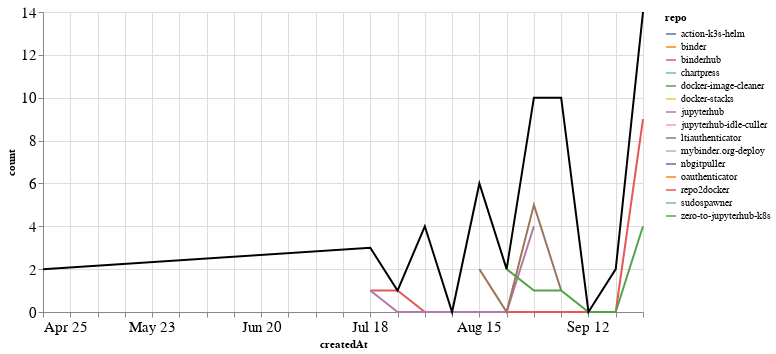

Notebook code for this chart:
### Markdown cell above
### PRs

### Code cell
prs_time = prs.groupby('repo').resample('W', on='createdAt').count()['author'].reset_index()
prs_time = prs_time.rename(columns={'author': 'count'})
prs_time_total = prs_time.groupby('createdAt').agg({"count": "sum"}).reset_index()

ch1 = alt.Chart(prs_time, width=600).mark_line().encode(
    x='createdAt',
    y='count',
    color='repo',
    tooltip="repo"
)

ch2 = alt.Chart(prs_time_total, width=600).mark_line(color="black").encode(
    x='createdAt',
    y='count',
)

ch1 + ch2

### Figure 1 — Vega-Lite specification as saved in the notebook (floating-point values rounded to 4 significant figures)
{"config": {"axisLeft": {"labelFontSize": 15}, "axisBottom": {"labelFontSize": 15}}, "layer": [{"data": {"name": "data-a71efae372731a96bb60c443165b2d42"}, "mark": "line", "encoding": {"color": {"type": "nominal", "field": "repo"}, "tooltip": {"type": "nominal", "field": "repo"}, "x": {"type": "temporal", "field": "createdAt"}, "y": {"type": "quantitative", "field": "count"}}, "width": 600}, {"data": {"name": "data-55c0da105bba4b152d3f981ba3d34e98"}, "mark": {"type": "line", "color": "black"}, "encoding": {"x": {"type": "temporal", "field": "createdAt"}, "y": {"type": "quantitative", "field": "count"}}, "width": 600}], "$schema": "https://vega.github.io/schema/vega-lite/v4.8.1.json", "datasets": {"data-a71efae372731a96bb60c443165b2d42": [{"repo": "action-k3s-helm", "createdAt": "2021-08-15T00:00:00", "count": 1}, {"repo": "binder", "createdAt": "2021-04-25T00:00:00", "count": 1}, {"repo": "binderhub", "createdAt": "2021-07-18T00:00:00", "count": 1}, {"repo": "binderhub", "createdAt": "2021-07-25T00:00:00", "count": 1}, {"repo": "binderhub", "createdAt": "2021-08-01T00:00:00", "count": 0}, {"repo": "binderhub", "createdAt": "2021-08-08T00:00:00", "count": 0}, {"repo": "binderhub", "createdAt": "2021-08-15T00:00:00", "count": 0}, {"repo": "binderhub", "createdAt": "2021-08-22T00:00:00", "count": 0}, {"repo": "binderhub", "createdAt": "2021-08-29T00:00:00", "count": 0}, {"repo": "binderhub", "createdAt": "2021-09-05T00:00:00", "count": 0}, {"repo": "binderhub", "createdAt": "2021-09-12T00:00:00", "count": 0}, {"repo": "binderhub", "createdAt": "2021-09-19T00:00:00", "count": 0}, {"repo": "binderhub", "createdAt": "2021-09-26T00:00:00", "count": 9}, {"repo": "chartpress", "createdAt": "2021-08-01T00:00:00", "count": 1}, {"repo": "docker-image-cleaner", "createdAt": "2021-09-19T00:00:00", "count": 2}, {"repo": "docker-stacks", "createdAt": "2021-08-15T00:00:00", "count": 2}, {"repo": "jupyterhub", "createdAt": "2021-07-18T00:00:00", "count": 1}, {"repo": "jupyterhub", "createdAt": "2021-07-25T00:00:00", "count": 0}, {"repo": "jupyterhub", "createdAt": "2021-08-01T00:00:00", "count": 0}, {"repo": "jupyterhub", "createdAt": "2021-08-08T00:00:00", "count": 0}, {"repo": "jupyterhub", "createdAt": "2021-08-15T00:00:00", "count": 0}, {"repo": "jupyterhub", "createdAt": "2021-08-22T00:00:00", "count": 0}, {"repo": "jupyterhub", "createdAt": "2021-08-29T00:00:00", "count": 4}, {"repo": "jupyterhub-idle-culler", "createdAt": "2021-09-26T00:00:00", "count": 1}, {"repo": "ltiauthenticator", "createdAt": "2021-08-15T00:00:00", "count": 2}, {"repo": "ltiauthenticator", "createdAt": "2021-08-22T00:00:00", "count": 0}, {"repo": "ltiauthenticator", "createdAt": "2021-08-29T00:00:00", "count": 5}, {"repo": "ltiauthenticator", "createdAt": "2021-09-05T00:00:00", "count": 1}, {"repo": "mybinder.org-deploy", "createdAt": "2021-08-01T00:00:00", "count": 3}, {"repo": "nbgitpuller", "createdAt": "2021-09-05T00:00:00", "count": 8}, {"repo": "oauthenticator", "createdAt": "2021-08-15T00:00:00", "count": 1}, {"repo": "repo2docker", "createdAt": "2021-07-18T00:00:00", "count": 1}, {"repo": "sudospawner", "createdAt": "2021-04-25T00:00:00", "count": 1}, {"repo": "zero-to-jupyterhub-k8s", "createdAt": "2021-08-22T00:00:00", "count": 2}, {"repo": "zero-to-jupyterhub-k8s", "createdAt": "2021-08-29T00:00:00", "count": 1}, {"repo": "zero-to-jupyterhub-k8s", "createdAt": "2021-09-05T00:00:00", "count": 1}, {"repo": "zero-to-jupyterhub-k8s", "createdAt": "2021-09-12T00:00:00", "count": 0}, {"repo": "zero-to-jupyterhub-k8s", "createdAt": "2021-09-19T00:00:00", "count": 0}, {"repo": "zero-to-jupyterhub-k8s", "createdAt": "2021-09-26T00:00:00", "count": 4}], "data-55c0da105bba4b152d3f981ba3d34e98": [{"createdAt": "2021-04-25T00:00:00", "count": 2}, {"createdAt": "2021-07-18T00:00:00", "count": 3}, {"createdAt": "2021-07-25T00:00:00", "count": 1}, {"createdAt": "2021-08-01T00:00:00", "count": 4}, {"createdAt": "2021-08-08T00:00:00", "count": 0}, {"createdAt": "2021-08-15T00:00:00", "count": 6}, {"createdAt": "2021-08-22T00:00:00", "count": 2}, {"createdAt": "2021-08-29T00:00:00", "count": 10}, {"createdAt": "2021-09-05T00:00:00", "count": 10}, {"createdAt": "2021-09-12T00:00:00", "count": 0}, {"createdAt": "2021-09-19T00:00:00", "count": 2}, {"createdAt": "2021-09-26T00:00:00", "count": 14}]}}
